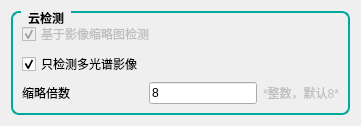
         <widget class="QWidget" name="CloudDetection_Page">
          <layout class="QFormLayout" name="formLayout_22">
           <item row="0" column="0">
            <widget class="QGroupBox" name="groupBox_19">
             <property name="styleSheet">
              <string notr="true">/* QGroupBox 圆角边框样式 */
QGroupBox {
    border: 1.5px solid #00a99d;   
    border-radius: 8px;           /* 8像素圆角 */
    margin-top: 1ex;              /* 留出标题空间 */
    font-weight: bold;            /* 标题加粗 */
}
 
/* QGroupBox 标题样式 */
QGroupBox::title {
    subcontrol-origin: margin;
    left: 10px;                   /* 标题左边距 */
    padding: 0 5px;               /* 标题内边距 */
}</string>
             </property>
             <property name="title">
              <string>云检测</string>
             </property>
             <property name="alignment">
              <set>Qt::AlignLeading|Qt::AlignLeft|Qt::AlignTop</set>
             </property>
             <layout class="QGridLayout" name="gridLayout_37">
              <item row="0" column="0">
               <layout class="QGridLayout" name="gridLayout_36">
                <item row="0" column="0" colspan="2">
                 <widget class="QCheckBox" name="checkBox_64">
                  <property name="enabled">
                   <bool>false</bool>
                  </property>
                  <property name="text">
                   <string>基于影像缩略图检测</string>
                  </property>
                  <property name="checkable">
                   <bool>true</bool>
                  </property>
                  <property name="checked">
                   <bool>true</bool>
                  </property>
                 </widget>
                </item>
                <item row="1" column="0">
                 <widget class="QCheckBox" name="checkBox_65">
                  <property name="text">
                   <string>只检测多光谱影像</string>
                  </property>
                  <property name="checked">
                   <bool>true</bool>
                  </property>
                 </widget>
                </item>
                <item row="2" column="0">
                 <widget class="QLabel" name="label_91">
                  <property name="text">
                   <string>缩略倍数</string>
                  </property>
                 </widget>
                </item>
                <item row="2" column="1">
                 <widget class="QLineEdit" name="lineEdit_52">
                  <property name="text">
                   <string>8</string>
                  </property>
                 </widget>
                </item>
                <item row="2" column="2">
                 <widget class="QLabel" name="label_92">
                  <property name="enabled">
                   <bool>false</bool>
                  </property>
                  <property name="text">
                   <string>*整数，默认8*</string>
                  </property>
                 </widget>
                </item>
               </layout>
              </item>
             </layout>
            </widget>
           </item>
          </layout>
         </widget>
